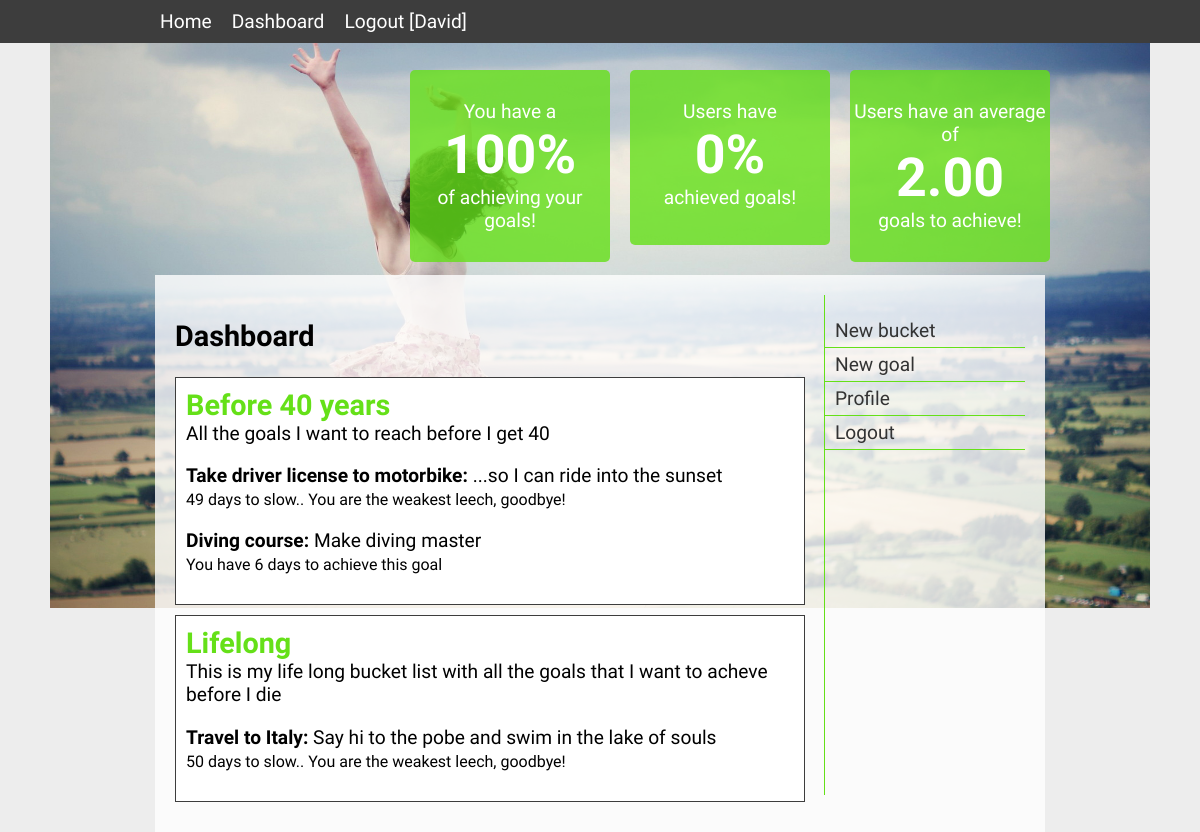
/views/account/dashboard.php (signed in), run on the app's committed database.
### tables this page shows
CREATE TABLE IF NOT EXISTS `list` (
  `ID` int(11) NOT NULL AUTO_INCREMENT,
  `user_id` int(11) NOT NULL,
  `name` varchar(255) NOT NULL,
  `description` text,
  PRIMARY KEY (`ID`),
  KEY `user_id` (`user_id`)
);

CREATE TABLE IF NOT EXISTS `goal` (
  `ID` int(11) NOT NULL AUTO_INCREMENT,
  `user_id` int(11) NOT NULL,
  `start_date` date NOT NULL,
  `title` varchar(255) NOT NULL,
  `description` text,
  `achieved` tinyint(4) NOT NULL DEFAULT '0',
  PRIMARY KEY (`ID`),
  KEY `user_id` (`user_id`)
);

### Logic/Classes/user.php (called while the page is built, shortened)
<?php
class User {
	public function __construct($first_name, $last_name, $username, $email, $city, $country, $age, $gender, $worktitle, $password) {
		$this->age			= $age;
		$this->gender		= $gender;
	}
	public function __get($property) {
        if (property_exists($this, $property)) {
            return $this->$property;
        }
    }
	public function calculateYeasLeftToLive($age, $gender) {
		$avg_max_age_male = 74;
		$avg_max_age_female = 78;
		if ($age >= 10) {
			if ($age <= 120) {
				if ($gender == 'male') {
					return $avg_max_age_male - $age;
				} else if ($gender == 'female') {
					return $avg_max_age_female - $age;
				}
			} else {
				return false;
			}
		} else {
			return false;
		}
	}
	public function numberOfUnachievedGoalsProcentage($totalGoals, $goalsAchieved) {
			$result = $goalsAchieved / $totalGoals * 100;
			if($result > 100) {
				return false;
			} else {
				return $result;
			}
	}
	public function fearFactorProcentage($age, $gender, $totalGoals, $goalsAchieved) {
		$yearsLeftToLive = $this->calculateYeasLeftToLive($age, $gender);
		$numberOfUnachievedGoalsProcentage = $this->numberOfUnachievedGoalsProcentage($totalGoals, $goalsAchieved);
		$result = $yearsLeftToLive / 100 + 1;
		$result = $result * ($numberOfUnachievedGoalsProcentage / 100 + 1);
		$result = pow(4.3, $result) ;
		$result = ($numberOfUnachievedGoalsProcentage == 0) ? '100' : number_format($result,2);
		return $result;
	}
}
?>

### Logic/Classes/db_queries.php (called while the page is built, shortened)
<?php
include_once 'db_connection.php';
require_once 'user.php';
require_once 'goal.php';
class Queries {
	public function getAvarageGoals() {
		$instance = new Connection();
		$result = $instance->run_query('SELECT (SELECT COUNT(ID) FROM goal WHERE achieved=0) / (SELECT COUNT(ID) FROM user)');
		$row = $result->fetch_array(MYSQLI_NUM);
		return $row[0];
	}
	public function procentageAchievedGoalsAllUsers() {
		$instance = new Connection();
		$result = $instance->run_query('SELECT CAST((SELECT COUNT(ID) FROM goalList WHERE achieved=1) / (SELECT COUNT(ID) FROM goal) * 100 as UNSIGNED) as average');
		$row = $result->fetch_array(MYSQLI_NUM);
		return $row[0];
	}
	public function getBucketGoals($bucketId){
		$instance = new Connection();
		$result = $instance->run_query_return_array('Select g.ID,g.start_date,g.title,g.description,gl.achieved,DATEDIFF(start_date,NOW()) as days from goal g left join goalList gl on g.ID = gl.goal where gl.list = "'.$bucketId.'" order by g.start_date');
		return $result;
	}
	public function getBucketList($userId = false){
		$instance = new Connection();
		if($userId):
			$result = $instance->run_query_return_array('Select l.ID,l.name,l.description from goalList gl left outer join list l on l.ID = gl.list where gl.user_id = "'.$userId.'" group by gl.list order by l.name');
		else :
			$result = $instance->run_query_return_array('Select l.ID,l.name from goalList gl left join list l on l.ID = gl.list group by l.ID order by l.name');
		endif;
		return $result;
	}
	public function fearFactor($userId) {
		$instance = new Connection();
		$result = $instance->run_query('SELECT (SELECT COUNT(ID) FROM goalList WHERE achieved=1 AND user_id="'.$userId.'") AS achieved, (SELECT COUNT(ID) FROM goal WHERE user_id="'.$userId.'") AS total');
		$row = $result->fetch_array(MYSQLI_NUM);
		return $row;
	}
}
?>

### Logic/Classes/db_connection.php (called while the page is built, shortened)
<?php
class Connection {
	private $db = array();
	private $connection;
	function __construct(){
		$this->db['host'] 		= 'localhost';
		$this->db['user'] 		= 'root';
		$this->db['password'] 	= '';
		$this->db['db'] 		= 'bucket_db';
	}
	function connect(){
		$db = $this->db;
		$mysqli = new mysqli($db['host'], $db['user'], $db['password'], $db['db']);
		$this->connection = $mysqli;
	}
	public function run_query($query){
		$result = $this->connection->query($query);
		return $result;
	}
	public function run_query_return_array($query){
		$result = $this->connection->query($query);
		return $this->resultToArray($result);
	}
	private function resultToArray($result) {
	    $rows = array();
	    while($row = $result->fetch_assoc()) {
	        $rows[] = $row;
	    }
	    return $rows;
	}
}
?>

### Logic/Classes/goal.php (called while the page is built, shortened)
<?php
include_once 'db_queries.php';
class Goal {
	public function calculateAvarageGoals() {
		$qry = new Queries();
		$result = $qry->getAvarageGoals();
		return number_format($result, 2);
	}
}
?>

### views/account/dashboard.php (the view)
<?php
include('../../header.php');
$page 	= 'dashboard';
$qry 	= new Queries();
?>
<div id="site">
<?php
	if($_SESSION['user']):
		$list = $qry->getBucketList($_SESSION['user']['ID']);
		include('menu.php');
	?>
	<div class="content">
	    <h2>Dashboard</h2>
	    <?php
	    	foreach($list as $row){
	    		$goals = $qry->getBucketGoals($row['ID']);
	    		echo '<div class="goalbox">';
	    		echo '<h2>'.$row['name'].'</h2>';
				echo '<p class="description">'.$row['description'].'</p>';
				foreach($goals as $goal){
					echo '<p class="goal"><strong>'.$goal['title'].':</strong> '.$goal['description'].'<br>';
					if($goal['days'] > 1){
						echo '<small>You have '.$goal['days'].' days to achieve this goal</small>';
					} elseif($goal['days'] == 1) {
						echo '<small>You have '.$goal['days'].' day to achieve this goal</small>';
					} else {
						echo '<small>'.abs($goal['days']).' days to slow.. You are the weakest leech, goodbye!</small>';
					}
					echo '</p>';
				}
				echo '</div>';
	    	}
	    ?>
	</div>
	<?php endif; ?>
</div>
<?php include('../../footer.php'); ?>

### header.php (shortened to what this page needs)
<?php
require_once 'Logic/Classes/goal.php';
require_once 'Logic/Classes/user.php';
require_once 'Logic/Classes/db_queries.php';
$goal = new Goal();
$procent = new Queries();
?>
<!DOCTYPE html>
<html>
<head>
<link rel="stylesheet" type="text/css" href="style.css">
</head>
<body>
<header id="header">
    <div class="container">
        <ul class="menu">
            <li><a href="index.php">Home</a></li>
            <?php if($_SESSION['user']) { ?>
            	<li><a href="<?php echo base_url; ?>views/account/dashboard.php">Dashboard</a></li>
            	<li><a href="<?php echo base_url; ?>logout.php">Logout [<?php echo $_SESSION['user']['first_name'] ?>]</a></li>
            <?php } else { ?>
            	<li><a href="<?php echo base_url; ?>createuser.php">Create user</a></li>
            	<li><a href="<?php echo base_url; ?>login.php">Login</a></li>
            <?php } ?>
        </ul>
    </div>
</header>
<div id="spacer">
			<?php
				if($_SESSION['user']) {
					$user = new User($_SESSION['user']['first_name'], $_SESSION['user']['last_name'], $_SESSION['user']['username'],
					$_SESSION['user']['email'], $_SESSION['user']['city'], $_SESSION['user']['country'], $_SESSION['user']['age'],
					$_SESSION['user']['gender'], $_SESSION['user']['worktitle'], '');
					$qry = new Queries();
					$array = $qry->fearFactor($_SESSION['user']['ID']);
					$result = $user->fearFactorProcentage($user->age, $user->gender, $array[1], $array[0]);
					echo '<div class="achieving green">';
					echo 'You have a';
	        		echo '<h1>'. $result . '%</h1>';
	        		echo 'of achieving your goals!';
	    			echo '</div>';
				}
			?>
		<div class="achieved green">
	        Users have
	        <h1><?php echo $procent->procentageAchievedGoalsAllUsers(); ?>%</h1>
	        achieved goals!
	    </div>
	    <div class="average green">
	        Users have an average of
	        <h1><?php echo $goal->calculateAvarageGoals(); ?></h1>
	        goals to achieve!
	    </div>
	</div>

### views/account/menu.php
<?php
	$menu = array(
					array('name'=>'New bucket','url'=>'views/account/addbucketlist.php','id'=>'bucket'),
					array('name'=>'New goal','url'=>'views/account/addgoal.php','id'=>'goal'),
					array('name'=>'Profile','url'=>null,'id'=>'profile'),
					array('name'=>'Logout','url'=>'logout.php','id'=>'Logout')
				)
?>
<aside class="account_menu">
	<ul>
		<?php foreach($menu as $item){
			$select = ($item['id'] == $page) ? ' class="active"' : '';
			echo '<li><a href="'.base_url.$item['url'].'"'.$select.'>'.$item['name'].'</a></li>';
		}
		?>
	</ul>
</aside>

### footer.php
</body>
</html>

### style.css (style rules this page uses)
body { margin:50px 0 0 0; background:#ededed url('assets/images/background-004.jpg') top no-repeat; background-size:1100px; font-family: 'Pathway Gothic One', sans-serif; font-size:1.2em; }
#header { position:fixed; top:0px; background-color:#3d3d3d; color:#fff; width:100%; z-index: 10; }
#header .menu { list-style:none; padding:0px; margin:0px auto; width:900px; }
#header .menu li { display:inline; }
#header .menu li a { display:block; float:left; padding:10px; color:#fff; text-decoration:none; }
#header .container { width:900px; margin:0 auto; }
#site { width:850px; min-height: 500px; margin:0 auto; padding:20px; background-color:rgba(255,255,255,0.8); }
#spacer { position:relative; width:900px; margin:0 auto; height:225px; }
#spacer .achieving { position:absolute; right:440px; top:20px; width:200px; min-height:115px; padding:30px 0; text-align:center; border-radius:5px; }
#spacer .achieved { position:absolute; right:220px; top:20px; width:200px; min-height:115px; padding:30px 0; text-align:center; border-radius:5px; }
#spacer .average { position:absolute; right:0px; top:20px; width:200px; min-height:115px; padding:30px 0; text-align:center; border-radius:5px; }
.green { background-color:rgba(101,224,24,0.8); color:#fff; }
#spacer .average h1,#spacer .achieved h1,#spacer .achieving h1 { margin:0; font-size:2.8em; }
#site .content { width:630px; }
#site aside { float:right; width:200px; height:500px; border-left:1px solid #65E018; }
#site .account_menu ul { list-style:none; padding:0px; }
#site .account_menu ul li { list-style:none; border-bottom: 1px solid #65E018; }
#site .account_menu ul li a { display:block; padding:5px 0 5px 10px; color:#333333; text-decoration:none; }
#site .content .goalbox { border:1px solid #3D3D3D; background-color:#fff; padding:10px; margin:0 0 10px 0; }
#site .content .goalbox h2 { margin:0px; padding:0px; color:#65E018; }
#site .content .goalbox p.description { margin:0px; padding:0px; }

### data on the page
list: name "Before 40 years", description "All the goals I want to reach before I get 40"
goal: title "Take driver license to motorbike", description "...so I can ride into the sunset", days "49"
goal: title "Diving course", description "Make diving master", days "6"
list: name "Lifelong", description "This is my life long bucket list with all the goals that I want to acheve before I die"
goal: title "Travel to Italy", description "Say hi to the pobe and swim in the lake of souls", days "50"

### other printed values
$_SESSION['user']['first_name'] "David"
$result "100"
$procent->procentageAchievedGoalsAllUsers() "0"
$goal->calculateAvarageGoals() "2.00"
$item['name'] "New bucket"
$item['name'] "New goal"
$item['name'] "Profile"
$item['name'] "Logout"
